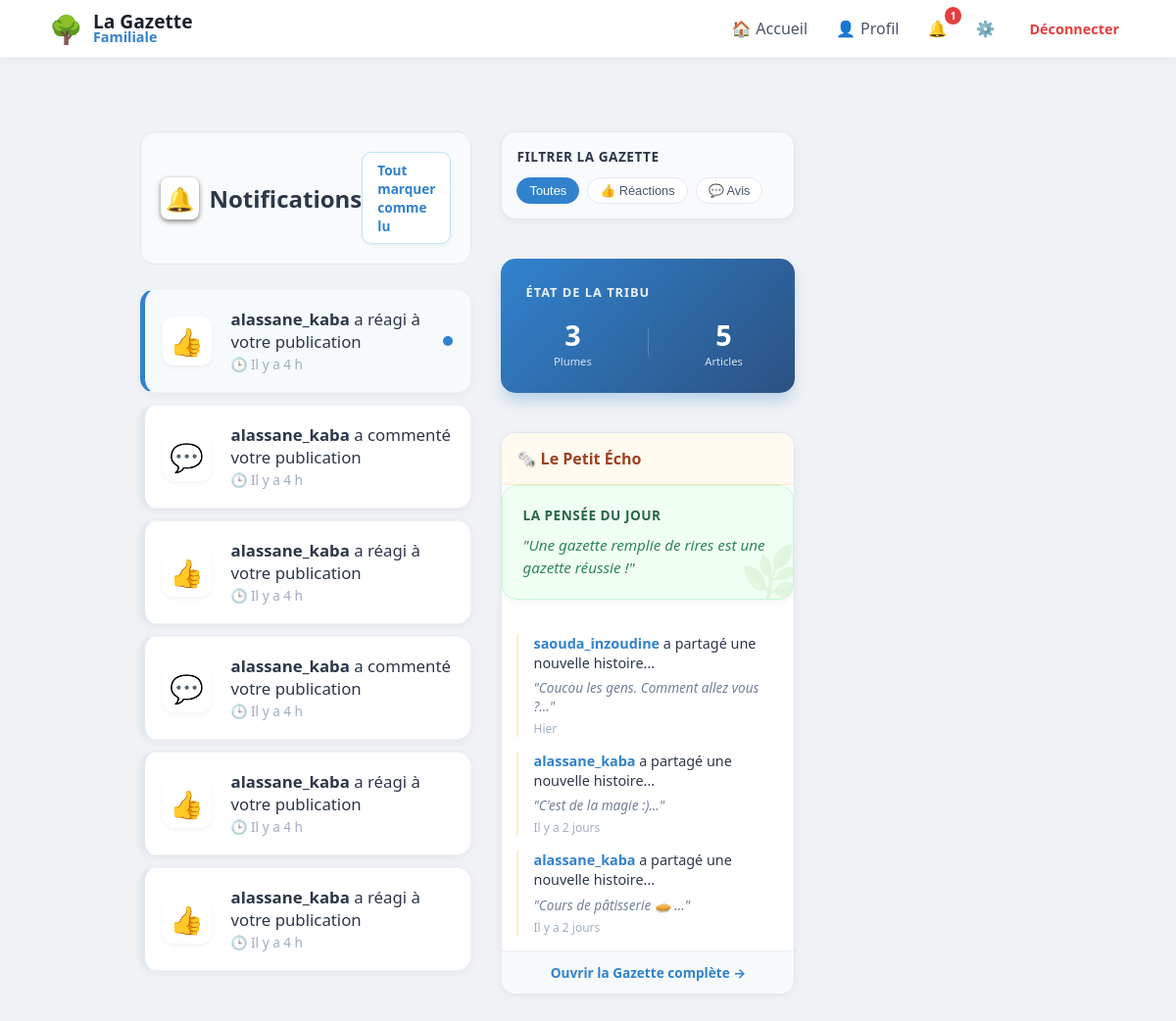
The app's page /notifications (signed in), older data.
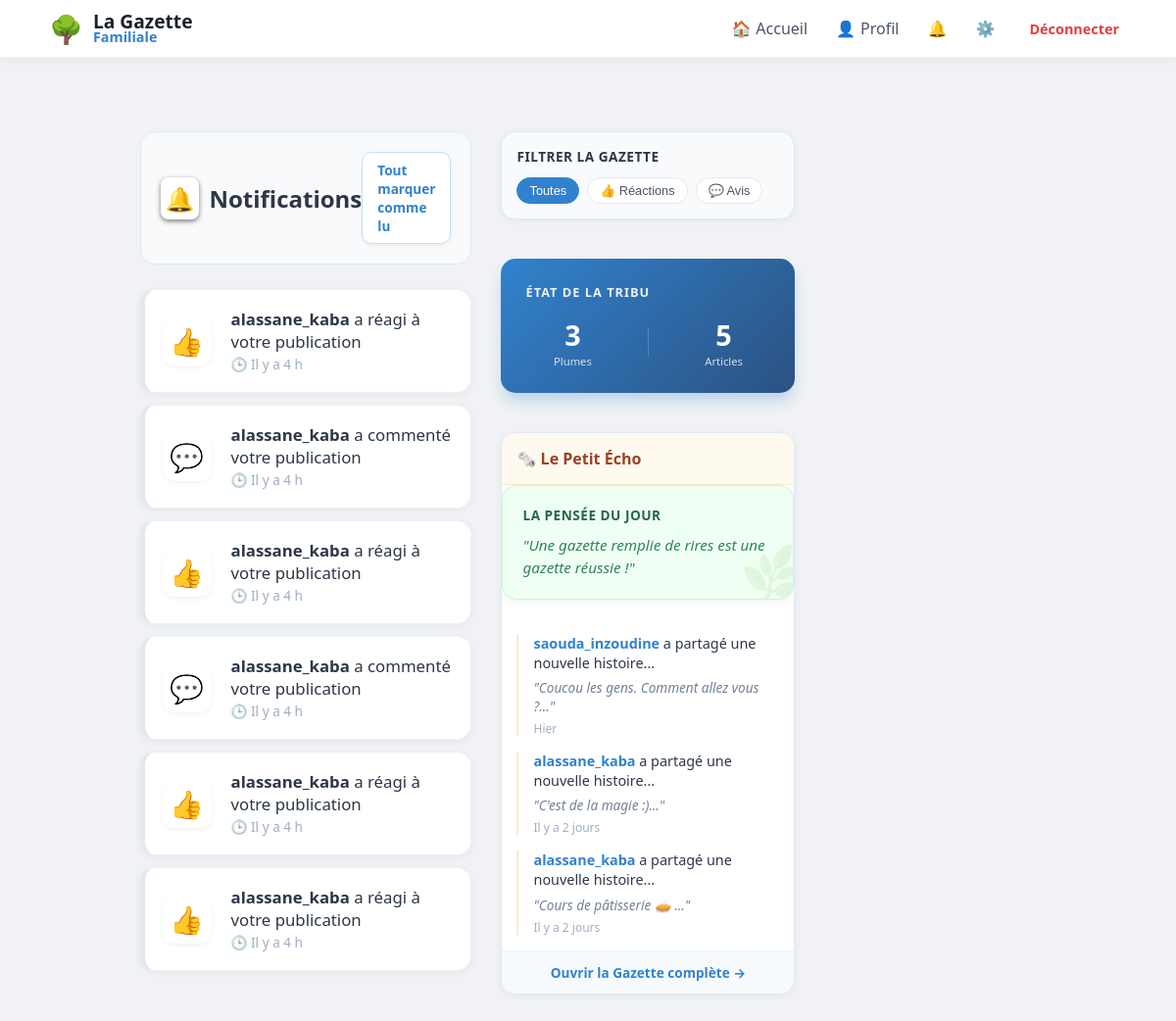
The same page, newer data.
### tables this page shows
CREATE TABLE notifications (
                id INTEGER PRIMARY KEY AUTOINCREMENT,
                username TEXT,      -- Celui qui reçoit
                sender TEXT,        -- Celui qui a agi
                message TEXT,
                post_id INTEGER,    -- Pour cliquer et aller sur le post
                is_read INTEGER DEFAULT 0,
                created_at DATETIME DEFAULT CURRENT_TIMESTAMP
            );

CREATE TABLE posts (
                id INTEGER PRIMARY KEY AUTOINCREMENT, 
                username TEXT, 
                content TEXT, 
                likes INTEGER DEFAULT 0, 
                image TEXT,
                created_at DATETIME DEFAULT CURRENT_TIMESTAMP
            );

### app.py (the view)
@app.route("/notifications")
@login_required
def notifications():
    with get_db() as db:
        notifs = db.execute("""
            SELECT sender, message, post_id, is_read, created_at
            FROM notifications
            WHERE username=?
            ORDER BY id DESC
        """, (session["user"],)).fetchall()
        recent_activity = db.execute("""
                    SELECT username, content, created_at
                    FROM posts ORDER BY id DESC LIMIT 3
                """).fetchall()
        citations = [
            "La famille, c'est là où la vie commence et où l'amour ne finit jamais.",
            "Chaque souvenir partagé ici est un trésor pour demain.",
            "Une gazette remplie de rires est une gazette réussie !",
            "Petit à petit, la tribu grandit et l'histoire s'écrit.",
            "Le bonheur est fait de petites choses partagées."
        ]
        pensee_du_jour = random.choice(citations)
        db.execute("UPDATE notifications SET is_read = 1 WHERE username = ?", (session["user"],))
        db.commit()
    return render_template("notifications.html", notifs=notifs, recent_activity=recent_activity, pensee_du_jour=pensee_du_jour)

### app.py (called while the page is built)
def get_db():
    db = sqlite3.connect("database.db")
    db.row_factory = sqlite3.Row
    return db

def login_required(f):
    @wraps(f)
    def decorated_function(*args, **kwargs):
        if "user" not in session:
            flash("Veuillez vous connecter pour accéder à cette page.", "info")
            return redirect("/login")
        return f(*args, **kwargs)
    return decorated_function

@app.context_processor
def inject_global_stats():
    stats = {'total_users': 0, 'total_posts': 0}
    if session.get('user'):
        db = get_db()
        u_count = db.execute("SELECT COUNT(*) FROM users WHERE is_approved = 1").fetchone()[0]
        p_count = db.execute("SELECT COUNT(*) FROM posts").fetchone()[0]
        stats = {'total_users': u_count, 'total_posts': p_count}
    return stats

@app.context_processor
def inject_pending_count():
    if session.get('is_admin'):
        db = get_db()
        count = db.execute("SELECT COUNT(*) as total FROM users WHERE is_approved = 0").fetchone()
        return {'pending_count': count['total']}
    return {'pending_count': 0}

@app.context_processor
def inject_notifications_count():
    if session.get('user'):
        db = get_db()
        count = db.execute("SELECT COUNT(*) FROM notifications WHERE username = ? AND is_read = 0",
                           (session['user'],)).fetchone()[0]
        return {'unread_count': count}
    return {'unread_count': 0}

@app.template_filter('relative_time')
def relative_time(date_str):
    if not date_str:
        return "Date inconnue"
    past = datetime.strptime(date_str, '%Y-%m-%d %H:%M:%S')
    now = datetime.now(timezone.utc).replace(tzinfo=None)
    diff = now - past
    if diff.days == 0:
        if diff.seconds < 60:
            return "À l'instant"
        if diff.seconds < 3600:
            return f"Il y a {diff.seconds // 60} min"
        return f"Il y a {diff.seconds // 3600} h"
    if diff.days == 1:
        return "Hier"
    if diff.days < 7:
        return f"Il y a {diff.days} jours"
    return past.strftime('%d/%m/%Y')

### templates/notifications.html (shortened to what this page needs)
{% extends "base.html" %}
{% block content %}
<div style="display: grid; grid-template-columns: 1fr 300px; gap: 30px; max-width: 1100px; margin: 30px auto; padding: 0 20px;">
    <div>
        <div style="display: flex; justify-content: space-between; align-items: center; margin-bottom: 25px; background: #f8fafc; padding: 20px; border-radius: 15px; border: 1px solid #e2e8f0; box-shadow: inset 0 2px 4px rgba(0,0,0,0.02);">
            <h2 style="margin: 0; color: #2d3748; font-size: 1.5em; display: flex; align-items: center; gap: 10px;">
                <span style="background: white; padding: 5px; border-radius: 8px; box-shadow: 0 2px 5px rgba(0,0,0,0.5);">🔔</span>
                Notifications
            </h2>
            {% if notifs %}
            <a href="{{ url_for('mark_all_read') }}" style="text-decoration: none; color: #3182ce; font-size: 0.85em; font-weight: 700; background: white; border: 1px solid #bee3f8; padding: 8px 15px; border-radius: 10px; transition: 0.3s; box-shadow: 0 2px 4px rgba(0,0,0,0.05);">
                Tout marquer comme lu
            </a>
            {% endif %}
        </div>
        {% if notifs %}
            <div style="display: flex; flex-direction: column; gap: 12px;">
               {% for n in notifs %}
                    {% set category = 'reaction' if ('aimé' in n['message'] or 'réagi' in n['message']) else 'avis' if 'commenté' in n['message'] else 'autre' %}
                    <a href="{{ url_for('view_post', post_id=n['post_id']) if n['post_id'] else '#' }}"
                       class="notif-item"
                       data-type="{{ category }}"
                       style="text-decoration: none; color: inherit; display: block;">
                        <div class="post-card" style="margin-bottom: 0; padding: 18px; display: flex; align-items: center; gap: 20px; border-left: 5px solid {% if n['is_read'] == 0 %}#3182ce{% else %}#e2e8f0{% endif %}; {% if n['is_read'] == 0 %} background: #f7fafc; {% endif %}">
                            <div style="font-size: 28px; background: white; width: 50px; height: 50px; display: flex; align-items: center; justify-content: center; border-radius: 12px; box-shadow: 0 2px 5px rgba(0,0,0,0.05);">
                                {% if category == 'reaction' %} 👍
                                {% elif category == 'avis' %} 💬
                                {% else %} ✨ {% endif %}
                            </div>
                            <div style="flex: 1;">
                                <p style="margin: 0; font-size: 1.05em; color: #2d3748;">
                                    <strong>{{ n['sender'] }}</strong> {{ n['message'] }}
                                </p>
                                <span style="font-size: 0.85em; color: #a0aec0;">
                                     🕒 {{ n['created_at']|relative_time }}
                                </span>
                            </div>
                            {% if n['is_read'] == 0 %}
                                <div style="width: 10px; height: 10px; background: #3182ce; border-radius: 50%;"></div>
                            {% endif %}
                        </div>
                    </a>
                {% endfor %}
            </div>
        {% endif %}
    </div>
    <aside style="display: flex; flex-direction: column; gap: 20px;">
        <div class="post-card" style="padding: 15px; background: #f8fafc; border: 1px solid #e2e8f0;">
            <h4 style="margin: 0 0 12px 0; color: #2d3748; font-size: 0.85em; text-transform: uppercase; letter-spacing: 0.5px;">Filtrer la Gazette</h4>
            <div style="display: flex; flex-wrap: wrap; gap: 8px;">
                <button class="filter-btn active">Toutes</button>
                <button class="filter-btn">👍 Réactions</button>
                <button class="filter-btn">💬 Avis</button>
            </div>
        </div>
        <div class="post-card" style="background: linear-gradient(135deg, #3182ce, #2c5282); color: white; border: none; padding: 25px; box-shadow: 0 10px 15px -3px rgba(49, 130, 206, 0.3);">
            <h4 style="margin: 0 0 15px 0; font-size: 0.8em; text-transform: uppercase; letter-spacing: 1px; opacity: 0.9;">État de la Tribu</h4>
            <div style="display: flex; justify-content: space-around; align-items: center;">
                <div style="text-align: center;">
                    <div style="font-size: 1.8em; font-weight: 800;">{{ total_users }}</div>
                    <div style="font-size: 0.7em; opacity: 0.8;">Plumes</div>
                </div>
                <div style="text-align: center;">
                    <div style="font-size: 1.8em; font-weight: 800;">{{ total_posts }}</div>
                    <div style="font-size: 0.7em; opacity: 0.8;">Articles</div>
                </div>
            </div>
        </div>
        <div class="post-card" style="padding: 0; overflow: hidden; border: 1px solid #e2e8f0;">
            <div style="background: #fffaf0; padding: 15px; border-bottom: 1px solid #feebc8;">
                <h4 style="margin: 0; color: #9c4221; font-size: 1em; display: flex; align-items: center; gap: 8px;">
                    🗞️ Le Petit Écho
                </h4>
            </div>
            <div class="post-card" style="padding: 20px; background: #f0fff4; border: 1px solid #c6f6d5; position: relative; overflow: hidden;">
                <span style="position: absolute; right: -10px; bottom: -10px; font-size: 50px; opacity: 0.1; transform: rotate(-15deg);">🌿</span>
                <h4 style="margin: 0 0 10px 0; color: #276749; font-size: 0.85em; text-transform: uppercase; letter-spacing: 0.5px;">La Pensée du Jour</h4>
                <p style="margin: 0; font-size: 0.95em; color: #2f855a; line-height: 1.5; font-style: italic;">
                    "{{ pensee_du_jour }}"
                </p>
            </div>
            <div style="padding: 15px; display: flex; flex-direction: column; gap: 15px;">
                {% for act in recent_activity %}
                <div class="echo-item" style="position: relative; padding-left: 15px; border-left: 2px solid #feebc8;">
                    <p style="margin: 0; font-size: 0.9em; color: #2d3748; line-height: 1.4;">
                        <strong style="color: #3182ce;">{{ act['username'] }}</strong> a partagé une nouvelle histoire...
                    </p>
                    <p style="margin: 5px 0 0 0; font-style: italic; color: #718096; font-size: 0.85em;">
                        "{{ act['content'][:60] }}..."
                    </p>
                    <small style="color: #a0aec0; font-size: 0.75em; display: block; margin-top: 5px;">
                        {{ act['created_at']|relative_time }}
                    </small>
                </div>
                {% endfor %}
            </div>
            <a href="/" style="display: block; background: #f7fafc; text-align: center; padding: 12px; font-size: 0.85em; color: #3182ce; text-decoration: none; font-weight: bold; border-top: 1px solid #edf2f7;">
                Ouvrir la Gazette complète →
            </a>
        </div>
    </aside>
</div>
{% endblock %}

### templates/base.html (shortened to what this page needs)
<!DOCTYPE html>
<html lang="fr">
<head>
    <link rel="stylesheet" href="{{ url_for('static', filename='style.css') }}">
</head>
<body>
    <nav class="navbar">
        <div class="nav-content">
            <div class="nav-left">
                <a href="/" style="text-decoration: none; display: flex; align-items: center; gap: 10px;">
                    <span style="font-size: 28px;">🌳</span>
                    <div class="nav-text-container" style="display: flex; flex-direction: column;">
                        <span style="font-size: 1.2em; font-weight: 800; color: #1a202c; line-height: 1;">La Gazette</span>
                        <span style="font-size: 0.9em; font-weight: 600; color: var(--primary); line-height: 1;">Familiale</span>
                    </div>
                </a>
            </div>
            <div class="nav-right" style="display: flex; align-items: center; gap: 5px;">
                <a href="/" class="nav-item">🏠 <span class="nav-text" style="margin-left:5px;">Accueil</span></a>
                {% if session.get("user") %}
                    <a href="{{ url_for('profile', username=session['user']) }}" class="nav-item">👤 <span class="nav-text" style="margin-left:5px;">Profil</span></a>
                    <a href="/notifications" class="nav-item" style="position: relative;">
                        🔔
                        {% if unread_count > 0 %}
                            <span style="background: #e53e3e; color: white; border-radius: 50%; padding: 2px 6px; font-size: 10px; position: absolute; top: -5px; right: -5px; font-weight: bold; border: 2px solid white;">
                                {{ unread_count }}
                            </span>
                        {% endif %}
                    </a>
                    <a href="/settings" class="nav-item">⚙️</a>
                    <a href="/logout" style="color: var(--danger); text-decoration: none; font-weight: 700; font-size: 0.9em; margin-left:10px; padding: 8px;">Déconnecter</a>
                {% else %}
                    <a href="/login" class="nav-item">Connexion</a>
                    <a href="/register" style="background: var(--primary); color: white; padding: 8px 16px; border-radius: 10px; text-decoration: none; font-weight: 700; margin-left: 10px;">Rejoindre</a>
                {% endif %}
            </div>
        </div>
    </nav>
    <div class="main-container">
        {% block content %}{% endblock %}
    </div>
</body>
</html>

### static/style.css (style rules this page uses)
body { font-family: 'Segoe UI', system-ui, -apple-system, sans-serif; background: #f0f2f5; margin: 0; color: #1a202c; }
nav { background: white; border-bottom: 1px solid #edf2f7; position: sticky; top: 0; z-index: 1000; }
.post-card { background: white; border-radius: 15px; padding: 20px; margin-bottom: 20px; box-shadow: 0 2px 8px rgba(0,0,0,0.05); border: 1px solid #edf2f7; overflow: hidden; }
.nav-item { display: flex; align-items: center; padding: 8px 12px; border-radius: 10px; text-decoration: none; transition: 0.2s; color: #4a5568; }

### templates/base.html (style rules this page uses)
:root { --bg-color: #f0f2f5; --primary: #3182ce; --text-main: #1a202c; --text-light: #718096; --danger: #e53e3e; --success: #38a169; --info: #3182ce; }
body { background-color: var(--bg-color); margin: 0; font-family: 'Segoe UI', system-ui, -apple-system, sans-serif; }
.navbar { background: white; box-shadow: 0 2px 10px rgba(0,0,0,0.05); padding: 10px 0; position: sticky; top: 0; z-index: 1000; border-bottom: 1px solid #edf2f7; }
.nav-content { max-width: 1100px; margin: 0 auto; padding: 0 20px; display: flex; justify-content: space-between; align-items: center; }
.nav-item { display: flex; align-items: center; padding: 8px 12px; border-radius: 10px; text-decoration: none; color: #4a5568; transition: 0.2s; font-weight: 500; }
.main-container { max-width: 1100px; margin: 0 auto; padding: 20px 15px; display: grid; grid-template-columns: 1fr; gap: 25px; align-items: start; box-sizing: border-box; }
@media (min-width: 900px) { .main-container { grid-template-columns: 280px 650px; justify-content: center; } }

### templates/notifications.html (style rules this page uses)
.post-card { transition: all 0.3s ease; }
.filter-btn { background: white; color: #4a5568; border: 1px solid #e2e8f0; padding: 5px 12px; border-radius: 20px; font-size: 0.8em; cursor: pointer; transition: all 0.2s ease; }
.filter-btn.active { background: #3182ce !important; color: white !important; border-color: #3182ce !important; }
aside { display: flex; flex-direction: column; gap: 20px; position: -webkit-sticky; position: sticky; top: 20px; height: fit-content; }

Row changes from the older to the newer data that the page shows:
changed notifications (number 1 of 6 on the later page): is_read 0 → 1 (drawn)
Text that changed along with them:
{{ unread_count }}: "1" → (not shown)
